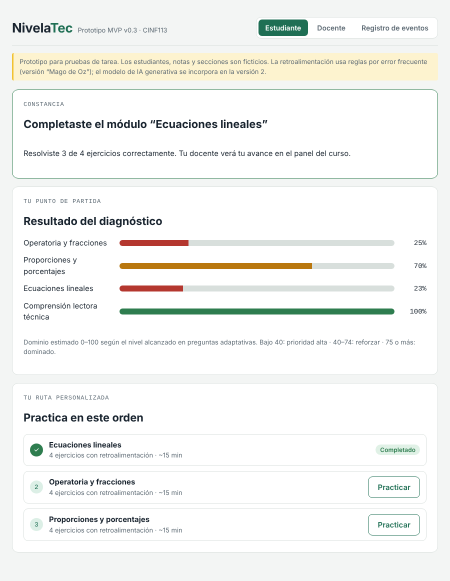
#> input picture entregable3/figuras/s_constancia.png, 900 x 1161 px, given in place of s_resultado.png, which was not available (shown at 1/2 size)
$ python montaje_mvp.py
#> lines starting #> are read from the running program, lines starting #| are printed output that depends on the picture
"""Une las capturas de test_mvp.js en la Figura 4 del informe (figuras/fig_mvp.png)."""
from pathlib import Path
from PIL import Image, ImageDraw, ImageFont
F = Path(__file__).resolve().parent.parent / "figuras"
ims = [Image.open(F / f"s_{n}.png") for n in ("resultado", "feedback", "docente")]
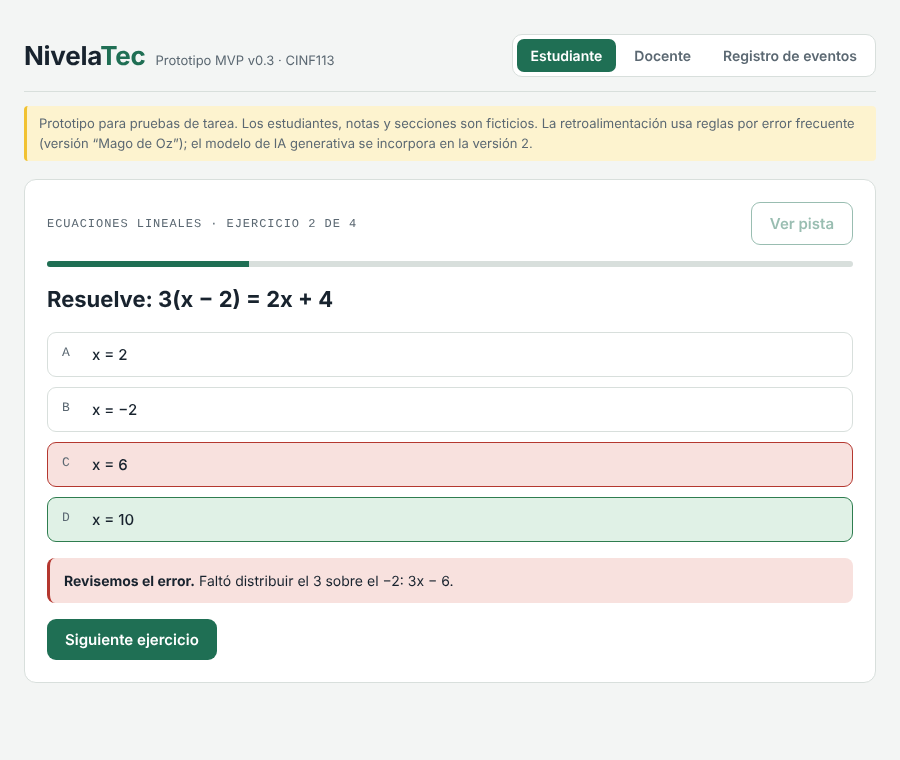
#> input picture entregable3/figuras/s_feedback.png, 900 x 760 px
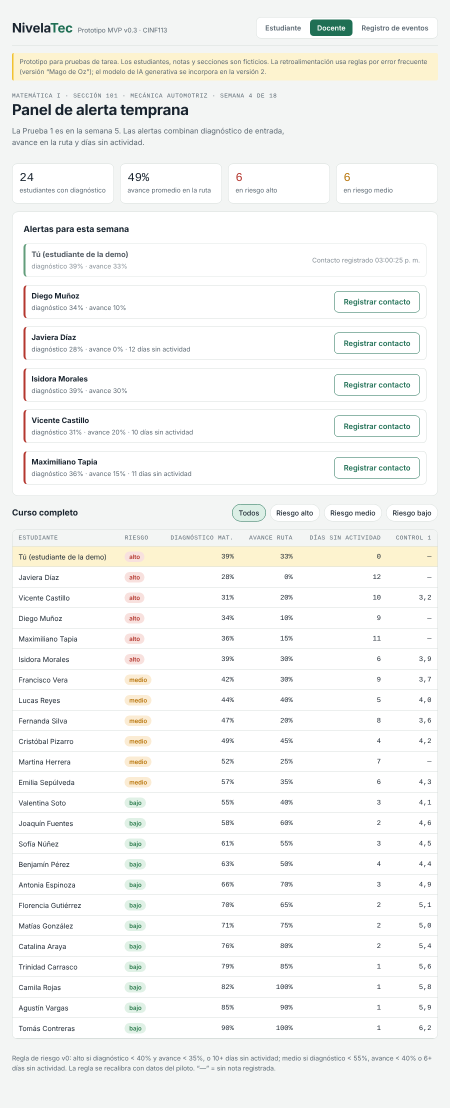
#> input picture entregable3/figuras/s_docente.png, 900 x 2215 px (shown at 1/2 size)
#> ims = 3 items
H = 1250
crops = [im.crop((0, 0, im.width, min(H, im.height))) for im in ims]
#> crops = 3 items
out = Image.new("RGB", (sum(c.width for c in crops) + 40, H + 60), "white")
#> out: PIL image 2740x1310 RGB; every value is 255
try:
    font = ImageFont.truetype("DejaVuSans-Bold.ttf", 30)
except OSError:
    font = ImageFont.load_default()
d = ImageDraw.Draw(out); x = 0
for lab, c in zip(["A. Resultado y ruta (estudiante)", "B. Retroalimentación por error", "C. Panel de alerta temprana (docente)"], crops):
    out.paste(c, (x, 60)); d.text((x + 20, 12), lab, fill=(24, 35, 46), font=font); x += c.width + 20
#> this loop made 3 passes
#> (lab, x) on passes 1 to 3: ('A. Resultado y ruta (estudiante)', 920), ('B. Retroalimentación por error', 1840), ('C. Panel de alerta temprana (docente)', 2760)
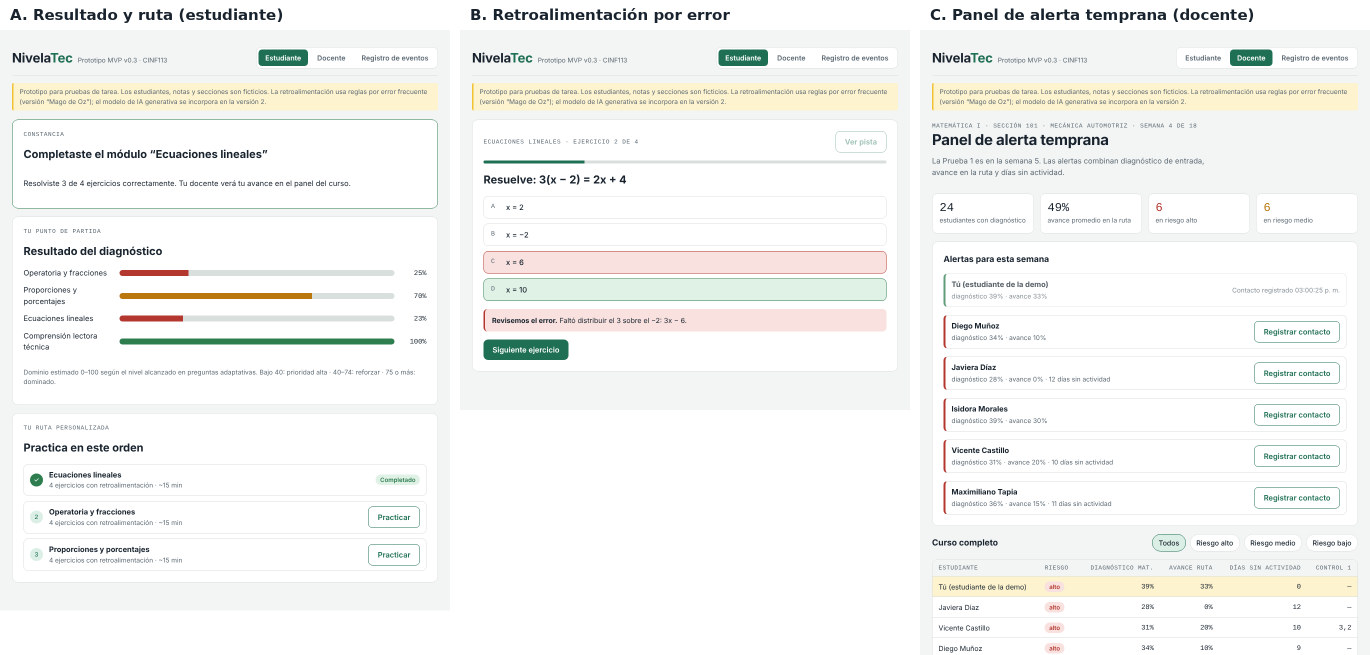
#> out: PIL image 2740x1310 RGB (shown at 1/2 size); mean R, G, B 244.7, 245.2, 242.9
#> after the loop, x = 2760
out.save(F / "fig_mvp.png")
